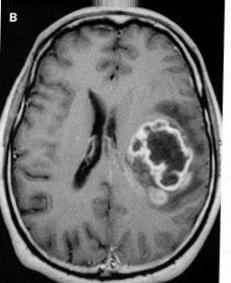
#> input picture Brain Tumor Detection/augmented data1/yes/aug_Y148_0_2887.jpg, 231 x 283 px, given in place of Y1.jpg, which was not available
$ jupyter execute --allow-errors 'Brain Tumor Detection Using a CNN-Copy1.ipynb'   (shell and % lines are left out)   (text cells are left out)
#> lines starting #> are read from the running program, lines starting #| are printed output that depends on the picture; after the words box and inside, x2 and y2 are one past the last pixel; in counts of white or black regions, pixels touching at a corner belong together; pictures that were not available may be replaced by others from this repository, and a replacement may not be noted
#> further down, ex_img is the input picture: shape (283, 231, 3); min 0, max 255, mean 106.4
[cell 1]
import tensorflow as tf
from tensorflow.keras.layers import Conv2D, Input, ZeroPadding2D, BatchNormalization, Activation, MaxPooling2D, Flatten, Dense
from tensorflow.keras.models import Model, load_model
from tensorflow.keras.callbacks import TensorBoard, ModelCheckpoint
from sklearn.model_selection import train_test_split
from sklearn.metrics import f1_score
from sklearn.utils import shuffle
import cv2
import imutils
import numpy as np
import matplotlib.pyplot as plt
import time
from os import listdir

[cell 2]
def crop_brain_contour(image, plot=False):

    #import imutils
    #import cv2
    #from matplotlib import pyplot as plt

    # Convert the image to grayscale, and blur it slightly
#> called with plot = True
    gray = cv2.cvtColor(image, cv2.COLOR_BGR2GRAY)
    gray = cv2.GaussianBlur(gray, (5, 5), 0)
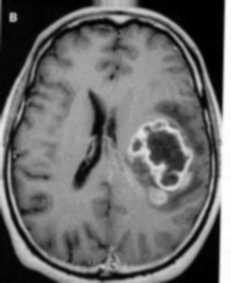
#> gray: shape (283, 231); min 0, max 255, mean 106.4

    # Threshold the image, then perform a series of erosions +
    # dilations to remove any small regions of noise
    thresh = cv2.threshold(gray, 45, 255, cv2.THRESH_BINARY)[1]
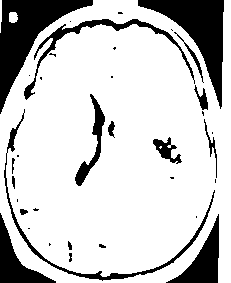
#> thresh: shape (283, 231); 79.4% white; 36 black regions (18 under 20 px), largest, box (x1, y1, x2, y2) and area: (0, 0, 93, 114) 3550, (138, 0, 224, 109) 3156, (166, 214, 219, 283) 1345
    thresh = cv2.erode(thresh, None, iterations=2)
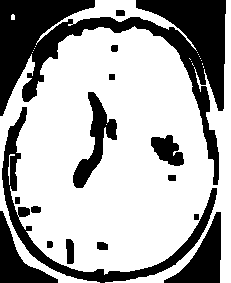
#> thresh: shape (283, 231); 66.9% white; 16 black regions, largest, box (x1, y1, x2, y2) and area: (0, 0, 226, 185) 12062, (2, 107, 217, 283) 3611, (164, 212, 221, 283) 1737
    thresh = cv2.dilate(thresh, None, iterations=2)
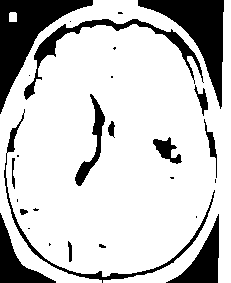
#> thresh: shape (283, 231); 78.5% white; 28 black regions (13 under 20 px)

    # Find contours in thresholded image, then grab the largest one
    cnts = cv2.findContours(thresh.copy(), cv2.RETR_EXTERNAL, cv2.CHAIN_APPROX_SIMPLE)
#> cnts = 2 contours; box (x1, y1, x2, y2) and area: (0, 0, 231, 283) 53958, (9, 12, 17, 22) 62
    cnts = imutils.grab_contours(cnts)
    c = max(cnts, key=cv2.contourArea)
#> c = contour of 649 points, box (x1, y1, x2, y2) (0, 0, 231, 283), area 53958


    # Find the extreme points
    extLeft = tuple(c[c[:, :, 0].argmin()][0])
#> extLeft = (0, 114)
    extRight = tuple(c[c[:, :, 0].argmax()][0])
#> extRight = (230, 282)
    extTop = tuple(c[c[:, :, 1].argmin()][0])
#> extTop = (93, 0)
    extBot = tuple(c[c[:, :, 1].argmax()][0])
#> extBot = (56, 282)

    # crop new image out of the original image using the four extreme points (left, right, top, bottom)
    new_image = image[extTop[1]:extBot[1], extLeft[0]:extRight[0]]
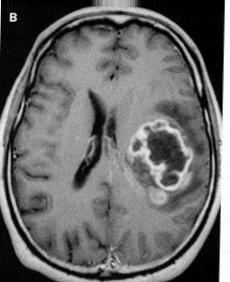
#> new_image: shape (282, 230, 3); min 0, max 255, mean 105.8

    if plot:
        plt.figure()

        plt.subplot(1, 2, 1)
        plt.imshow(image)

        plt.tick_params(axis='both', which='both',
                        top=False, bottom=False, left=False, right=False,
                        labelbottom=False, labeltop=False, labelleft=False, labelright=False)

        plt.title('Original Image')

        plt.subplot(1, 2, 2)
        plt.imshow(new_image)

        plt.tick_params(axis='both', which='both',
                        top=False, bottom=False, left=False, right=False,
                        labelbottom=False, labeltop=False, labelleft=False, labelright=False)

        plt.title('Cropped Image')

        plt.show()

    return new_image

[cell 3]
ex_img = cv2.imread('yes/Y1.jpg')
ex_new_img = crop_brain_contour(ex_img, True)

[cell 4]
def load_data(dir_list, image_size):
    """
    Read images, resize and normalize them.
    Arguments:
        dir_list: list of strings representing file directories.
    Returns:
        X: A numpy array with shape = (#_examples, image_width, image_height, #_channels)
        y: A numpy array with shape = (#_examples, 1)
    """
#> called with image_size = (240, 240)

    # load all images in a directory
    X = []
    y = []
    image_width, image_height = image_size

    for directory in dir_list:
        for filename in listdir(directory):
            # load the image
            image = cv2.imread(directory + '\\' + filename)
            # crop the brain and ignore the unnecessary rest part of the image
            image = crop_brain_contour(image, plot=False)
            # resize image
            image = cv2.resize(image, dsize=(image_width, image_height), interpolation=cv2.INTER_CUBIC)
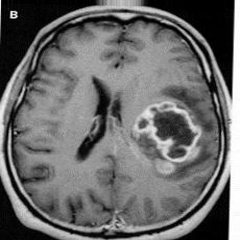
#> image: shape (240, 240, 3); min 0, max 255, mean 105.9
            # normalize values
            image = image / 255.
            # convert image to numpy array and append it to X
            X.append(image)
            # append a value of 1 to the target array if the image
            # is in the folder named 'yes', otherwise append 0.
            if directory[-3:] == 'yes':
                y.append([1])
            else:
                y.append([0])

    X = np.array(X)
    y = np.array(y)

    # Shuffle the data
    X, y = shuffle(X, y)
#> y = [0, 0]

    print(f'Number of examples is: {len(X)}')
#| Number of examples is: 2
    print(f'X shape is: {X.shape}')
#| X shape is: (2, 240, 240, 3)
    print(f'y shape is: {y.shape}')
#| y shape is: (2, 1)

    return X, y

[cell 5]
augmented_path = 'trial1/augmented data1/'

# augmented data (yes and no) contains both the original and the new generated examples
augmented_yes = augmented_path + 'yesreal'
augmented_no = augmented_path + 'noreal'

IMG_WIDTH, IMG_HEIGHT = (240, 240)

X, y = load_data([augmented_yes, augmented_no], (IMG_WIDTH, IMG_HEIGHT))
#> y = [0, 0]

[cell 6]
def plot_sample_images(X, y, n=50):
    """
    Plots n sample images for both values of y (labels).
    Arguments:
        X: A numpy array with shape = (#_examples, image_width, image_height, #_channels)
        y: A numpy array with shape = (#_examples, 1)
    """
#> called with X = array of shape (2, 240, 240, 3), y = array of shape (2, 1), n = 50

    for label in [0,1]:
        # grab the first n images with the corresponding y values equal to label
        images = X[np.argwhere(y == label)]
        n_images = images[:n]

        columns_n = 10
        rows_n = int(n/ columns_n)

        plt.figure(figsize=(20, 10))

        i = 1 # current plot
        for image in n_images:
            plt.subplot(rows_n, columns_n, i)
            plt.imshow(image[0])

            # remove ticks
            plt.tick_params(axis='both', which='both',
                            top=False, bottom=False, left=False, right=False,
                           labelbottom=False, labeltop=False, labelleft=False, labelright=False)

            i += 1

        label_to_str = lambda label: "Yes" if label == 1 else "No"
        plt.suptitle(f"Brain Tumor: {label_to_str(label)}")
        plt.show()

[cell 7]
plot_sample_images(X, y)

[cell 8]
def split_data(X, y, test_size=0.2):

    """
    Splits data into training, development and test sets.
    Arguments:
        X: A numpy array with shape = (#_examples, image_width, image_height, #_channels)
        y: A numpy array with shape = (#_examples, 1)
    Returns:
        X_train: A numpy array with shape = (#_train_examples, image_width, image_height, #_channels)
        y_train: A numpy array with shape = (#_train_examples, 1)
        X_val: A numpy array with shape = (#_val_examples, image_width, image_height, #_channels)
        y_val: A numpy array with shape = (#_val_examples, 1)
        X_test: A numpy array with shape = (#_test_examples, image_width, image_height, #_channels)
        y_test: A numpy array with shape = (#_test_examples, 1)
    """
#> called with X = array of shape (2, 240, 240, 3), y = array of shape (2, 1), test_size = 0.3

    X_train, X_test_val, y_train, y_test_val = train_test_split(X, y, test_size=test_size)
#> y_train = [0]; y_test_val = [0]
    X_test, X_val, y_test, y_val = train_test_split(X_test_val, y_test_val, test_size=0.5)

    return X_train, y_train, X_val, y_val, X_test, y_test
